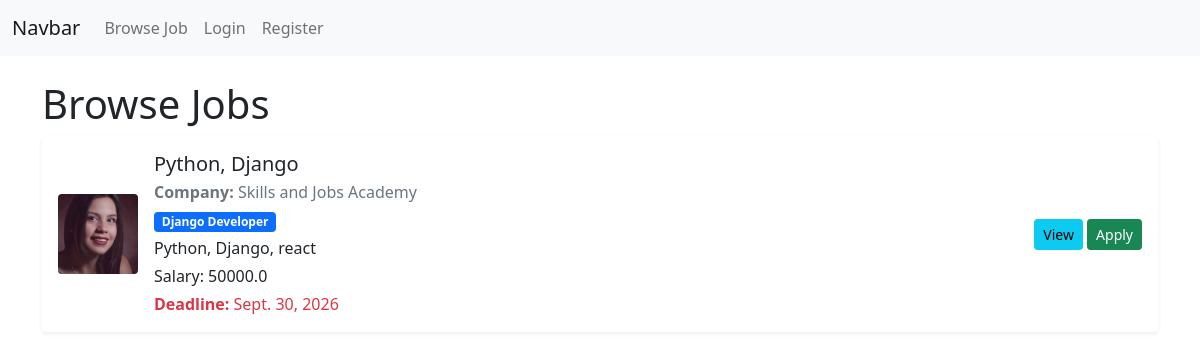
Screenshot of /browse-job/ with the database file from the repository.
### JobPortalApp/models.py (models this page shows, shortened)
class JobPostModel(models.Model):
  posted_by = models.ForeignKey(
    RecruiterProfileModel,
    on_delete=models.CASCADE,
    related_name='job_post_info',
    null=True
  )
  category = models.ForeignKey(
    CategoryModel,
    on_delete=models.CASCADE,
    null=True
  )
  title = models.CharField(max_length=200, null=True)
  number_of_openings = models.PositiveIntegerField(null=True)
  description = models.TextField(null=True)
  skills_set = models.TextField(null=True)
  deadline = models.DateField(null=True)
  salary = models.FloatField(null=True)
  created_at = models.DateField(auto_now_add=True, null=True)
  updated_at = models.DateField(auto_now=True, null=True)
  def __str__(self):
      return f'{self.title}'

class RecruiterProfileModel(models.Model):
  recruiter = models.OneToOneField(
    CustomUserModel,
    on_delete=models.CASCADE,
    related_name='recruiter_profile',
    null=True
  )
  company_name=models.CharField(max_length=100, null=True)
  address = models.TextField(null=True)
  contact = models.CharField(max_length=20, null=True)
  logo = models.ImageField(upload_to='company_logo', null=True)
  created_at = models.DateField(auto_now_add=True, null=True)
  updated_at = models.DateField(auto_now=True, null=True)

class CategoryModel(models.Model):
  name = models.CharField(max_length=200, null=True)

### JobPortalApp/views.py (the view, shortened to what this page needs)
# urls.py: path('browse-job/',browse_job_view, name='browse_job_view'),
def browse_job_view(request):
    current_user = request.user
    print(current_user)
    search_query = request.GET.get('search_query')
    job_data = JobPostModel.objects.all()
    print("browse job: ", job_data)
    if search_query:
        job_data = JobPostModel.objects.filter(
            Q(title__icontains = search_query) |
            Q(category__name__icontains = search_query) |
            Q(posted_by__company_name__icontains = search_query)
        )
    context = {
        'job_data': job_data
    }
    return render(request,'browse-jobs.html', context)

### JobPortalApp/templates/browse-jobs.html (shortened to what this page needs)
{% extends 'master/base.html' %}
{% block content %}
  <h1>Browse Jobs</h1>
  {% for job in job_data %}
    <div class="card shadow-sm border-0 mb-3 mt-2">
      <div class="card-body">
        <div class="d-flex align-items-center">
          <div class="flex-shrink-0 me-3">
            <img src="{{ job.posted_by.logo.url }}" alt="{{ job.posted_by.company_name }}" class="rounded" style="width: 80px; height: 80px; object-fit: cover;" />
          </div>
          <div class="flex-grow-1">
            <h5 class="mb-1">{{ job.title }}</h5>
            <p class="mb-1 text-muted">
              <strong>Company:</strong>
              {{ job.posted_by.company_name }}
            </p>
            <p class="mb-1">
              <span class="badge bg-primary">{{ job.category.name }}</span>
            </p>
            <p class="mb-1">{{ job.skills_set }}</p>
            <p class="mb-1">Salary: {{ job.salary }}</p>
            <p class="mb-0 text-danger">
              <strong>Deadline:</strong>
              {{ job.deadline }}
            </p>
          </div>
          <div class="text-end">
            <a href="" class="btn btn-sm btn-info">View</a>
            {% if request.user.user_type != 'Recruiter' %}
              <a href="{% url 'apply_job_view' job.id %}" class="btn btn-sm btn-success">Apply</a>
            {% endif %}
          </div>
        </div>
      </div>
    </div>
  {% endfor %}
{% endblock %}

### rows the page displays
JobPostModel: posted_by.logo (picture), title "Python, Django", posted_by.company_name "Skills and Jobs Academy", category.name "Django Developer", skills_set "Python, Django, react", salary "50000.0", deadline "Sept. 30, 2026"
